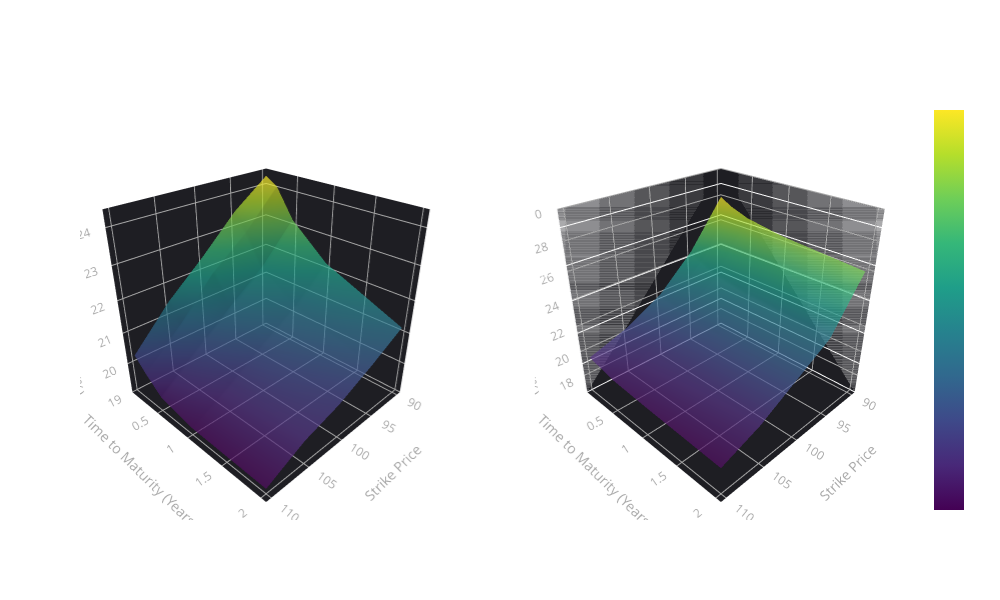

This figure's notebook cell:
### Markdown cell above
# Volatility Surfaces from Heston vs Black–Scholes
This notebook is generated from `IV.pynb` (originally a Python script) and reproduces the same logic inside executable cells.

### Code cell
import numpy as np
import plotly.graph_objects as go
from plotly.subplots import make_subplots
from scipy.stats import norm
import plotly.io as pio # Import plotly.io to save the plot

# Data for the volatility surface - precompute meshgrid
strikes = [90, 95, 100, 105, 110]
maturities = [1/12, 3/12, 6/12, 1, 2]    # in years
maturity_labels = ['1 Month', '3 Months', '6 Months', '1 Year', '2 Years']

# Market volatility values (in %)
market_vols = np.array([
    [28.0, 24.5, 22.0, 20.5, 19.5],  # 1 month
    [27.5, 24.0, 21.8, 20.3, 19.3],  # 3 months
    [27.0, 23.5, 21.5, 20.0, 19.0],  # 6 months
    [26.5, 23.0, 21.2, 19.8, 18.8],  # 1 year
    [26.0, 22.5, 21.0, 19.5, 18.5]   # 2 years
])

# Create meshgrid for 3D surface
X, Y = np.meshgrid(strikes, maturities)

def heston_paths(S0, v0, kappa, theta, xi, rho, r, T, N, M):
    """
    Simulate Heston paths using Euler discretization
    S0: initial stock price
    v0: initial variance
    kappa: mean reversion speed
    theta: long-run variance
    xi: volatility of variance
    rho: correlation
    r: risk-free rate
    T: time horizon
    N: number of time steps
    M: number of paths
    """
    dt = T/N
    
    # Initialize arrays
    S = np.zeros((N+1, M))
    v = np.zeros((N+1, M))
    S[0] = S0
    v[0] = v0
    
    # Generate correlated random numbers
    Z1 = np.random.standard_normal((N, M))
    Z2 = rho * Z1 + np.sqrt(1-rho**2) * np.random.standard_normal((N, M))
    
    # Simulate paths
    for i in range(N):
        # Ensure variance remains non-negative
        v[i+1] = np.maximum(v[i] + kappa*(theta - v[i])*dt + xi*np.sqrt(v[i]*dt)*Z1[i], 0)
        S[i+1] = S[i] * np.exp((r - 0.5*v[i])*dt + np.sqrt(v[i]*dt)*Z2[i])
    
    return S, v

def bs_implied_vol(S0, K, T, r, price, call=True):
    """Calculate BS implied volatility using Newton-Raphson"""
    def bs_price(sigma):
        # Black-Scholes price formula
        d1 = (np.log(S0/K) + (r + 0.5*sigma**2)*T)/(sigma*np.sqrt(T))
        d2 = d1 - sigma*np.sqrt(T)
        if call:
            return S0*norm.cdf(d1) - K*np.exp(-r*T)*norm.cdf(d2)
        else:
            return K*np.exp(-r*T)*norm.cdf(-d2) - S0*norm.cdf(-d1)
    
    sigma = 0.3  # Initial guess for volatility
    for _ in range(100): # Max 100 iterations for convergence
        price_diff = bs_price(sigma) - price
        if abs(price_diff) < 1e-5: # Convergence criterion
            return sigma
        d1 = (np.log(S0/K) + (r + 0.5*sigma**2)*T)/(sigma*np.sqrt(T))
        vega = S0*np.sqrt(T)*norm.pdf(d1) # Vega for Newton-Raphson
        if vega == 0: # Avoid division by zero
            return sigma
        sigma = sigma - price_diff/vega
        if sigma <= 0: # Ensure sigma remains positive
            sigma = 0.01
    return sigma # Return the best estimate if not converged

# Fixed parameters for plot
S0 = 100
v0 = 5.208/100  # Initial variance (converted from percentage)
kappa = 2.0
theta = 0.04
xi = 0.3
rho = -0.7
r = 0.02

# Calculate Heston implied volatility surface
heston_vols = np.zeros_like(market_vols)
N_paths = 100000 # Number of simulation paths

for i, T in enumerate(maturities):
    N_steps = int(T * 252)  # Daily steps (assuming 252 trading days in a year)
    if N_steps == 0: # Ensure at least one step for very short maturities
        N_steps = 1
    for j, K in enumerate(strikes):
        # Simulate Heston paths
        S, v = heston_paths(S0, v0, kappa, theta, xi, rho, r, T, N_steps, N_paths)
        
        # Calculate option price (for a call option)
        payoffs = np.maximum(S[-1] - K, 0)
        price = np.exp(-r*T) * np.mean(payoffs) # MC call price approx
        
        # Convert to implied vol
        try:
            impl_vol = bs_implied_vol(S0, K, T, r, price) * 100  # Convert to percentage
            heston_vols[i,j] = impl_vol
        except Exception as e:
            print(f"Could not calculate implied volatility for T={T}, K={K}: {e}")
            heston_vols[i,j] = np.nan # Assign NaN if calculation fails
# Create figure with two subplots
fig = make_subplots(
    rows=1, cols=2,
    specs=[[{'type': 'surface'}, {'type': 'surface'}]],
    subplot_titles=('Heston Implied Volatility Surface', 'BS Implied Volatility Surface')
)

# Add Heston surface
fig.add_trace(
    go.Surface(x=X, y=Y, z=heston_vols, colorscale='Viridis', opacity=0.7, showscale=True),
    row=1, col=1
)

# Add Market surface
fig.add_trace(
    go.Surface(x=X, y=Y, z=market_vols, colorscale='Viridis', opacity=0.7, showscale=True),
    row=1, col=2
)

# Update layout
fig.update_layout(
    title='Heston vs Market Implied Volatility Surfaces',
    scene=dict(
        xaxis_title='Strike Price',
        yaxis_title='Time to Maturity (Years)', 
        zaxis_title='Implied Volatility (%)',
        xaxis=dict(gridcolor='darkgray', showgrid=True, color='darkgray', backgroundcolor='rgb(30, 30, 35)'),
        yaxis=dict(gridcolor='darkgray', showgrid=True, color='darkgray', backgroundcolor='rgb(30, 30, 35)'),
        zaxis=dict(gridcolor='darkgray', showgrid=True, color='darkgray', backgroundcolor='rgb(30, 30, 35)'),
        bgcolor='rgba(0,0,0,0)',
        camera=dict(eye=dict(x=1.5, y=1.5, z=1.2))
    ),
    scene2=dict(
        xaxis_title='Strike Price',
        yaxis_title='Time to Maturity (Years)',
        zaxis_title='Implied Volatility (%)',
        xaxis=dict(gridcolor='darkgray', showgrid=True, color='darkgray', backgroundcolor='rgb(30, 30, 35)'),
        yaxis=dict(gridcolor='darkgray', showgrid=True, color='darkgray', backgroundcolor='rgb(30, 30, 35)'),
        zaxis=dict(gridcolor='darkgray', showgrid=True, color='darkgray', backgroundcolor='rgb(30, 30, 35)', range=[np.min(market_vols)-2, np.max(market_vols)+2]),
        bgcolor='rgba(0,0,0,0)',
        camera=dict(eye=dict(x=1.5, y=1.5, z=1.2))
    ),
    width=1000,
    height=600,
    paper_bgcolor='rgba(0,0,0,0)',
    font=dict(color='white')
)

fig.show()

### Figure 1 — Plotly figure (JSON) as saved in the notebook; plotly's stock layout.template omitted (floating-point values rounded to 4 significant figures)
{"data": [{"colorscale": [[0, "#440154"], [0.1111, "#482878"], [0.2222, "#3e4989"], [0.3333, "#31688e"], [0.4444, "#26828e"], [0.5556, "#1f9e89"], [0.6667, "#35b779"], [0.7778, "#6ece58"], [0.8889, "#b5de2b"], [1, "#fde725"]], "opacity": 0.7, "scene": "scene", "showscale": true, "type": "surface", "x": [[90, 95, 100, 105, 110], [90, 95, 100, 105, 110], [90, 95, 100, 105, 110], [90, 95, 100, 105, 110], [90, 95, 100, 105, 110]], "y": [[0.08333, 0.08333, 0.08333, 0.08333, 0.08333], [0.25, 0.25, 0.25, 0.25, 0.25], [0.5, 0.5, 0.5, 0.5, 0.5], [1.0, 1.0, 1.0, 1.0, 1.0], [2.0, 2.0, 2.0, 2.0, 2.0]], "z": [[24.29, 23.5, 22.44, 21.48, 20.28], [24.07, 22.95, 22.11, 20.89, 19.92], [23.19, 22.04, 21.22, 20.38, 19.45], [22.21, 21.28, 20.61, 19.86, 19.21], [21.17, 20.59, 20.07, 19.72, 19.15]]}, {"colorscale": [[0, "#440154"], [0.1111, "#482878"], [0.2222, "#3e4989"], [0.3333, "#31688e"], [0.4444, "#26828e"], [0.5556, "#1f9e89"], [0.6667, "#35b779"], [0.7778, "#6ece58"], [0.8889, "#b5de2b"], [1, "#fde725"]], "opacity": 0.7, "scene": "scene2", "showscale": true, "type": "surface", "x": [[90, 95, 100, 105, 110], [90, 95, 100, 105, 110], [90, 95, 100, 105, 110], [90, 95, 100, 105, 110], [90, 95, 100, 105, 110]], "y": [[0.08333, 0.08333, 0.08333, 0.08333, 0.08333], [0.25, 0.25, 0.25, 0.25, 0.25], [0.5, 0.5, 0.5, 0.5, 0.5], [1.0, 1.0, 1.0, 1.0, 1.0], [2.0, 2.0, 2.0, 2.0, 2.0]], "z": [[28.0, 24.5, 22.0, 20.5, 19.5], [27.5, 24.0, 21.8, 20.3, 19.3], [27.0, 23.5, 21.5, 20.0, 19.0], [26.5, 23.0, 21.2, 19.8, 18.8], [26.0, 22.5, 21.0, 19.5, 18.5]]}], "layout": {"annotations": [{"font": {"size": 16}, "showarrow": false, "text": "Heston Implied Volatility Surface", "x": 0.225, "xanchor": "center", "xref": "paper", "y": 1, "yanchor": "bottom", "yref": "paper"}, {"font": {"size": 16}, "showarrow": false, "text": "BS Implied Volatility Surface", "x": 0.775, "xanchor": "center", "xref": "paper", "y": 1, "yanchor": "bottom", "yref": "paper"}], "font": {"color": "white"}, "height": 600, "paper_bgcolor": "rgba(0,0,0,0)", "scene": {"bgcolor": "rgba(0,0,0,0)", "camera": {"eye": {"x": 1.5, "y": 1.5, "z": 1.2}}, "domain": {"x": [0, 0.45], "y": [0, 1]}, "xaxis": {"backgroundcolor": "rgb(30, 30, 35)", "color": "darkgray", "gridcolor": "darkgray", "showgrid": true, "title": {"text": "Strike Price"}}, "yaxis": {"backgroundcolor": "rgb(30, 30, 35)", "color": "darkgray", "gridcolor": "darkgray", "showgrid": true, "title": {"text": "Time to Maturity (Years)"}}, "zaxis": {"backgroundcolor": "rgb(30, 30, 35)", "color": "darkgray", "gridcolor": "darkgray", "showgrid": true, "title": {"text": "Implied Volatility (%)"}}}, "scene2": {"bgcolor": "rgba(0,0,0,0)", "camera": {"eye": {"x": 1.5, "y": 1.5, "z": 1.2}}, "domain": {"x": [0.55, 1], "y": [0, 1]}, "xaxis": {"backgroundcolor": "rgb(30, 30, 35)", "color": "darkgray", "gridcolor": "darkgray", "showgrid": true, "title": {"text": "Strike Price"}}, "yaxis": {"backgroundcolor": "rgb(30, 30, 35)", "color": "darkgray", "gridcolor": "darkgray", "showgrid": true, "title": {"text": "Time to Maturity (Years)"}}, "zaxis": {"backgroundcolor": "rgb(30, 30, 35)", "color": "darkgray", "gridcolor": "darkgray", "range": [16.5, 30], "showgrid": true, "title": {"text": "Implied Volatility (%)"}}}, "title": {"text": "Heston vs Market Implied Volatility Surfaces"}, "width": 1000}}
